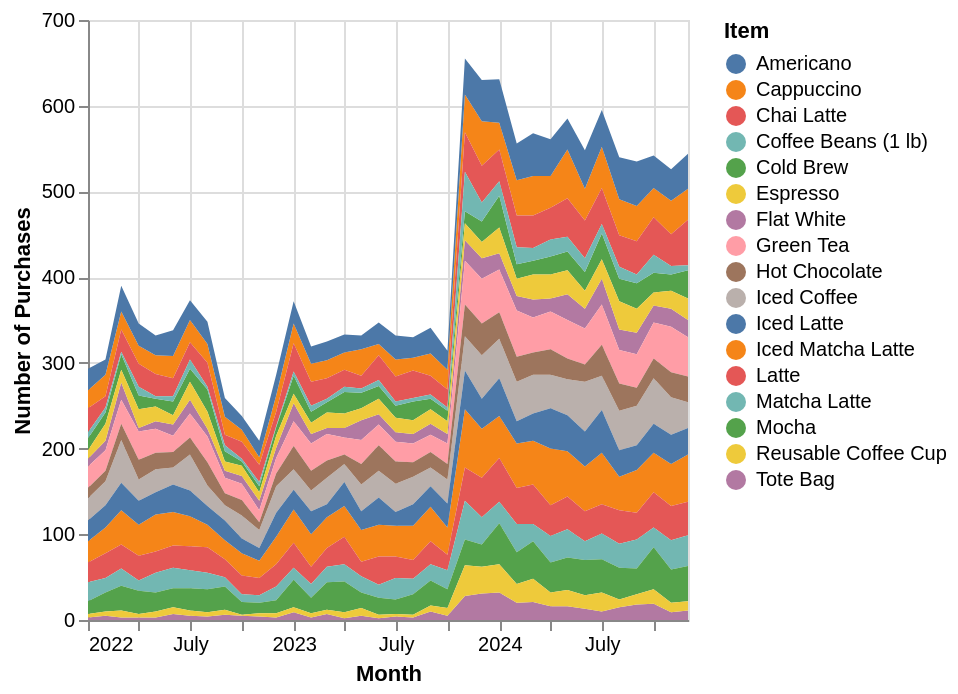

The code cell stored with this chart in its notebook:
### Code cell
afternoonPerson["date"] = pd.to_datetime(afternoonPerson["date"])

afternoonPerson["year_month"] = afternoonPerson["date"].dt.strftime('%B %Y')

afternoon_monthly = afternoonPerson.drop(columns=["index", "date", "time", "transaction_type", "own_cup", "surcharge", "customer_id"])

afternoon_monthly = afternoon_monthly.groupby(['item_name', 'year_month']).size().reset_index(name='purchases')

afternoon_monthly['year_month'] = pd.to_datetime(afternoon_monthly['year_month'], format='%B %Y')

afternoon_monthly = afternoon_monthly.sort_values(by='year_month')

afternoon_monthly_graph = alt.Chart(afternoon_monthly).mark_area().encode(
    x = alt.X("year_month").title("Month"),
    y = alt.Y("purchases").title("Number of Purchases"),
    color = alt.Color("item_name").title("Item")
)

afternoon_monthly_graph

### Figure 1 — Vega specification as saved in the notebook (floating-point values rounded to 4 significant figures; data arrays with more than 128 entries replaced by an {"elided": "..."} marker saying what was removed)
{"$schema": "https://vega.github.io/schema/vega/v6.json", "data": [{"name": "source_0", "values": {"elided": "612 records"}, "transform": [{"type": "formula", "expr": "toDate(datum['year_month'])", "as": "year_month"}]}, {"name": "source_0_color_domain_item_name", "values": [{"item_name": "Cappuccino"}, {"item_name": "Iced Matcha Latte"}, {"item_name": "Flat White"}, {"item_name": "Iced Coffee"}, {"item_name": "Americano"}, {"item_name": "Cold Brew"}, {"item_name": "Green Tea"}, {"item_name": "Iced Latte"}, {"item_name": "Latte"}, {"item_name": "Hot Chocolate"}, {"item_name": "Tote Bag"}, {"item_name": "Matcha Latte"}, {"item_name": "Chai Latte"}, {"item_name": "Mocha"}, {"item_name": "Reusable Coffee Cup"}, {"item_name": "Coffee Beans (1 lb)"}, {"item_name": "Espresso"}]}], "marks": [{"type": "group", "name": "pathgroup", "from": {"facet": {"data": "source_0", "name": "faceted_path_main", "groupby": ["item_name"]}}, "encode": {"update": {"width": {"field": {"signal": null, "datum": null, "group": "width", "parent": null}}, "height": {"field": {"signal": null, "datum": null, "group": "height", "parent": null}}}}, "marks": [{"type": "area", "name": "marks", "from": {"data": "faceted_path_main"}, "sort": {"field": "x"}, "encode": {"update": {"fill": {"field": "item_name", "scale": "color"}, "x": {"field": "year_month", "scale": "x"}, "orient": {"value": "vertical"}, "y": {"field": "purchases_end", "scale": "y"}, "y2": {"field": "purchases_start", "scale": "y"}, "defined": {"signal": "isValid(datum[\"year_month\"]) && isFinite(+datum[\"year_month\"]) && isValid(datum[\"purchases\"]) && isFinite(+datum[\"purchases\"])"}}}, "style": ["area"]}]}], "scales": [{"name": "x", "type": "time", "domain": {"data": "source_0", "field": "year_month"}, "range": [0, {"signal": "width"}]}, {"name": "y", "type": "linear", "domain": {"data": "source_0", "fields": ["purchases_start", "purchases_end"]}, "range": [{"signal": "height"}, 0], "zero": true, "nice": true}, {"name": "color", "type": "ordinal", "domain": {"data": "source_0_color_domain_item_name", "field": "item_name", "sort": true}, "range": "category"}], "axes": [{"scale": "x", "grid": true, "domain": false, "zindex": 0, "minExtent": 0, "tickCount": {"signal": "ceil(width/40)"}, "orient": "bottom", "gridScale": "y", "maxExtent": 0, "aria": false, "ticks": false, "labels": false}, {"scale": "y", "gridScale": "x", "maxExtent": 0, "tickCount": {"signal": "ceil(height/40)"}, "domain": false, "ticks": false, "minExtent": 0, "orient": "left", "zindex": 0, "aria": false, "grid": true, "labels": false}, {"scale": "x", "labelOverlap": true, "tickCount": {"signal": "ceil(width/40)"}, "zindex": 0, "grid": false, "labelFlush": true, "orient": "bottom", "title": "Month"}, {"scale": "y", "zindex": 0, "orient": "left", "title": "Number of Purchases", "grid": false, "labelOverlap": true, "tickCount": {"signal": "ceil(height/40)"}}], "style": "cell", "width": 300, "background": "white", "padding": 5, "legends": [{"title": "Item", "fill": "color", "symbolType": "circle"}], "height": 300}
